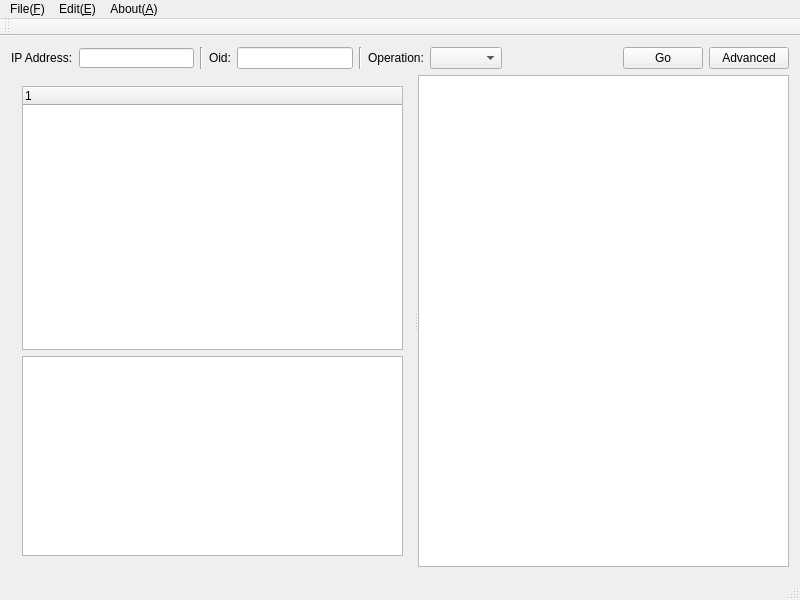
<?xml version="1.0" encoding="UTF-8"?>
<ui version="4.0">
 <class>MainWindow</class>
 <widget class="QMainWindow" name="MainWindow">
  <property name="geometry">
   <rect>
    <x>0</x>
    <y>0</y>
    <width>800</width>
    <height>600</height>
   </rect>
  </property>
  <property name="windowTitle">
   <string>MainWindow</string>
  </property>
  <widget class="QWidget" name="centralWidget">
   <layout class="QGridLayout" name="gridLayout">
    <item row="0" column="0">
     <layout class="QVBoxLayout" name="verticalLayout_2">
      <item>
       <layout class="QHBoxLayout" name="horizontalLayout">
        <item>
         <widget class="QLabel" name="IPLabel">
          <property name="text">
           <string>IP Address:</string>
          </property>
         </widget>
        </item>
        <item>
         <widget class="QLineEdit" name="IPLineEdit">
          <property name="maximumSize">
           <size>
            <width>133</width>
            <height>20</height>
           </size>
          </property>
         </widget>
        </item>
        <item>
         <widget class="Line" name="line">
          <property name="orientation">
           <enum>Qt::Vertical</enum>
          </property>
         </widget>
        </item>
        <item>
         <widget class="QLabel" name="OidLabel">
          <property name="text">
           <string>Oid:</string>
          </property>
         </widget>
        </item>
        <item>
         <widget class="QLineEdit" name="OidLineEdit">
          <property name="text">
           <string/>
          </property>
         </widget>
        </item>
        <item>
         <widget class="Line" name="line_2">
          <property name="orientation">
           <enum>Qt::Vertical</enum>
          </property>
         </widget>
        </item>
        <item>
         <widget class="QLabel" name="operationLlabel">
          <property name="text">
           <string>Operation:</string>
          </property>
         </widget>
        </item>
        <item>
         <widget class="QComboBox" name="operationComboBox"/>
        </item>
        <item>
         <spacer name="horizontalSpacer_3">
          <property name="orientation">
           <enum>Qt::Horizontal</enum>
          </property>
          <property name="sizeHint" stdset="0">
           <size>
            <width>40</width>
            <height>20</height>
           </size>
          </property>
         </spacer>
        </item>
        <item>
         <widget class="QPushButton" name="goPushButton">
          <property name="text">
           <string>Go</string>
          </property>
         </widget>
        </item>
        <item>
         <widget class="QPushButton" name="advancedOptionPushButton">
          <property name="text">
           <string>Advanced</string>
          </property>
         </widget>
        </item>
       </layout>
      </item>
      <item>
       <widget class="QSplitter" name="splitter">
        <property name="orientation">
         <enum>Qt::Horizontal</enum>
        </property>
        <widget class="QWidget" name="layoutWidget">
         <layout class="QVBoxLayout" name="verticalLayout">
          <property name="sizeConstraint">
           <enum>QLayout::SetDefaultConstraint</enum>
          </property>
          <item>
           <widget class="QTreeWidget" name="MIBTreeWidget">
            <property name="sizePolicy">
             <sizepolicy hsizetype="Preferred" vsizetype="Expanding">
              <horstretch>0</horstretch>
              <verstretch>0</verstretch>
             </sizepolicy>
            </property>
            <property name="minimumSize">
             <size>
              <width>250</width>
              <height>200</height>
             </size>
            </property>
           </widget>
          </item>
          <item>
           <widget class="QTableWidget" name="MIBTableWidget">
            <property name="sizePolicy">
             <sizepolicy hsizetype="Preferred" vsizetype="Preferred">
              <horstretch>0</horstretch>
              <verstretch>0</verstretch>
             </sizepolicy>
            </property>
            <property name="minimumSize">
             <size>
              <width>250</width>
              <height>200</height>
             </size>
            </property>
           </widget>
          </item>
         </layout>
        </widget>
        <widget class="QTableWidget" name="resultTableWidget"/>
       </widget>
      </item>
     </layout>
    </item>
   </layout>
  </widget>
  <widget class="QMenuBar" name="menuBar">
   <property name="geometry">
    <rect>
     <x>0</x>
     <y>0</y>
     <width>800</width>
     <height>23</height>
    </rect>
   </property>
   <widget class="QMenu" name="menu_File">
    <property name="title">
     <string>File(&amp;F)</string>
    </property>
    <addaction name="actionLoad_MIB"/>
    <addaction name="actionExit"/>
   </widget>
   <widget class="QMenu" name="menuAbout_A">
    <property name="title">
     <string>About(&amp;A)</string>
    </property>
    <addaction name="actionAbout_this"/>
    <addaction name="actionAbout_Qt"/>
   </widget>
   <widget class="QMenu" name="menuEdit_E">
    <property name="title">
     <string>Edit(&amp;E)</string>
    </property>
    <addaction name="actionGet"/>
    <addaction name="actionGetNext"/>
    <addaction name="actionSet"/>
    <addaction name="separator"/>
    <addaction name="actionClear"/>
   </widget>
   <addaction name="menu_File"/>
   <addaction name="menuEdit_E"/>
   <addaction name="menuAbout_A"/>
  </widget>
  <widget class="QToolBar" name="mainToolBar">
   <attribute name="toolBarArea">
    <enum>TopToolBarArea</enum>
   </attribute>
   <attribute name="toolBarBreak">
    <bool>false</bool>
   </attribute>
  </widget>
  <widget class="QStatusBar" name="statusBar"/>
  <action name="actionExit">
   <property name="text">
    <string>Exit</string>
   </property>
  </action>
  <action name="actionAbout_Qt">
   <property name="text">
    <string>about Qt</string>
   </property>
  </action>
  <action name="actionLoad_MIB">
   <property name="text">
    <string>Load MIB</string>
   </property>
  </action>
  <action name="actionClear">
   <property name="text">
    <string>Clear</string>
   </property>
  </action>
  <action name="actionAbout_this">
   <property name="text">
    <string>about this</string>
   </property>
  </action>
  <action name="actionGet">
   <property name="text">
    <string>Get</string>
   </property>
  </action>
  <action name="actionGetNext">
   <property name="text">
    <string>GetNext</string>
   </property>
  </action>
  <action name="actionSet">
   <property name="text">
    <string>Set</string>
   </property>
  </action>
 </widget>
 <layoutdefault spacing="6" margin="11"/>
 <resources/>
 <connections/>
</ui>
